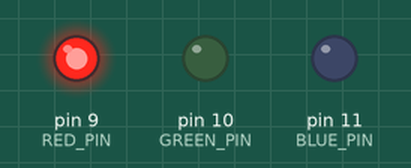
Simulated run of this sketch. Board: Arduino Uno, built with avr-gcc and run on an emulated ATmega328P. Parts: output pins drawn as LEDs (lit = HIGH).

Above: at 0.1 s.
Timing chart, 0 to 1.6 s (numbered marks = the images above):
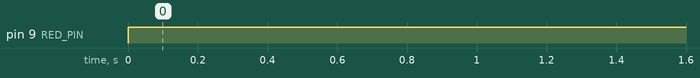

Measured:
- by itself, pin 9 (RED_PIN): LOW → HIGH at 0.00 s

The sketch:

3.10.7_Vidu2a.ino
```cpp
const int RED_PIN = 9;    // led đỏ
const int GREEN_PIN = 10; // led xanh lá
const int BLUE_PIN = 11;  // led xanh dương
int DELAY_TIME = 500;
void setup()
{
  pinMode(RED_PIN, OUTPUT);
  pinMode(GREEN_PIN, OUTPUT);
  pinMode(BLUE_PIN, OUTPUT);
}
void loop()
{
  digitalWrite(RED_PIN, HIGH);
  digitalWrite(GREEN_PIN, LOW);
  digitalWrite(BLUE_PIN, LOW);
}
```
